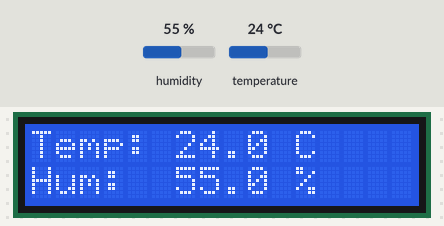
Bench run of a sketch on a simulated Arduino Uno, built with avr-gcc and run on an emulated ATmega328P. Parts: 16×2 character LCD. Inputs (shaded band) come from the test bench; at power-on: humidity 55 %, temperature 24 °C.

Above: at 3.2 s.
3.3 s: humidity set to 22 %
At 5.3 s:
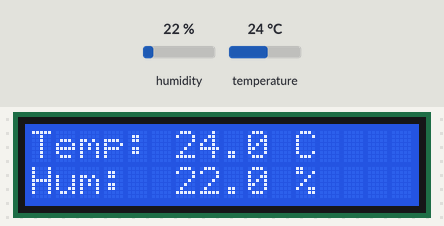
6.0 s: temperature set to 12 °C
At 6.6 s:
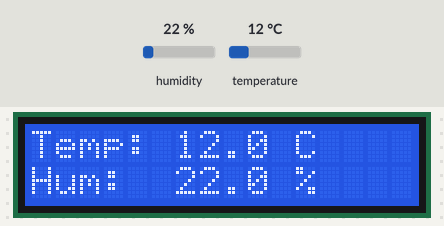
8.7 s: humidity set to 40 %
At 10.5 s:
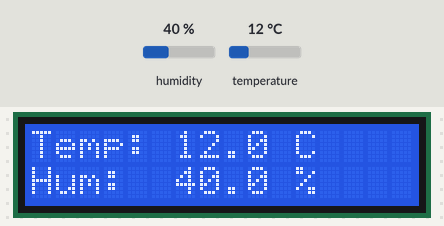
11.7 s: temperature set to 19 °C
At 13.0 s:
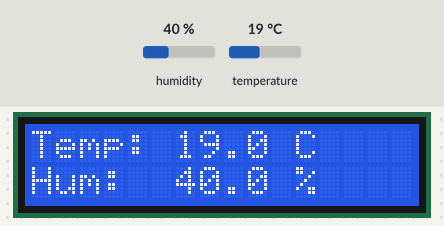
Timing chart, 0 to 14.7 s (numbered marks = the images above; inputs shaded):
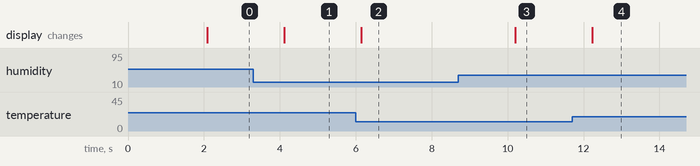

Measured:
- after the input at 3.3 s, the display: changes after 0.82 s (image 1)
- after the input at 6.0 s, the display: changes after 0.15 s (image 2)
- after the input at 8.7 s, the display: changes after 1.5 s (image 3)
- after the input at 11.7 s, the display: changes after 0.53 s (image 4)

The sketch:

TempHumidityLCD.ino
```cpp
#include <Adafruit_Sensor.h>
#include <DHT.h>
#include <DHT_U.h>
#include <LiquidCrystal.h>

// Define DHT sensor type and pin
#define DHT_SENSOR_PIN 2
#define DHT_SENSOR_TYPE DHT11

// Initialize the DHT sensor
DHT dht(DHT_SENSOR_PIN, DHT_SENSOR_TYPE);

// Initialize the LCD
LiquidCrystal lcd(7, 8, 9, 10, 11, 12);

void setup() {
  // Start the LCD
  lcd.begin(16, 2);

  // Start the DHT sensor
  dht.begin();

  // Initial message on the LCD
  lcd.setCursor(0, 0);
  lcd.print("Initializing...");
  delay(2000);
  lcd.clear();
}

void loop() {
  // Read temperature and humidity
  float temperature = dht.readTemperature();
  float humidity = dht.readHumidity();

  // Check if the readings are valid
  if (isnan(temperature) || isnan(humidity)) {
    lcd.setCursor(0, 0);
    lcd.print("Sensor Error");
    delay(2000);
    return;
  }

  // Display temperature on the first line
  lcd.setCursor(0, 0);
  lcd.print("Temp: ");
  lcd.print(temperature, 1); // 1 decimal point
  lcd.print(" C");

  // Display humidity on the second line
  lcd.setCursor(0, 1);
  lcd.print("Hum:  ");
  lcd.print(humidity, 1); // 1 decimal point
  lcd.print(" %");

  delay(2000); // Update every 2 seconds
}
```
